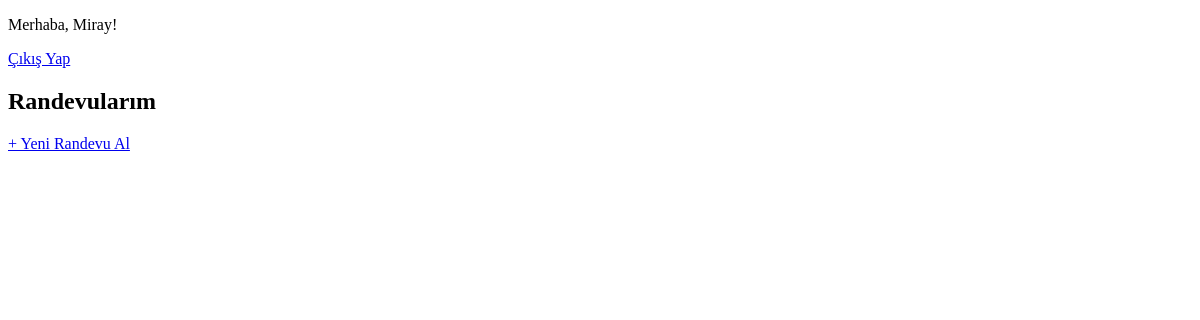
The app's page /user/appointments (signed in), older data.
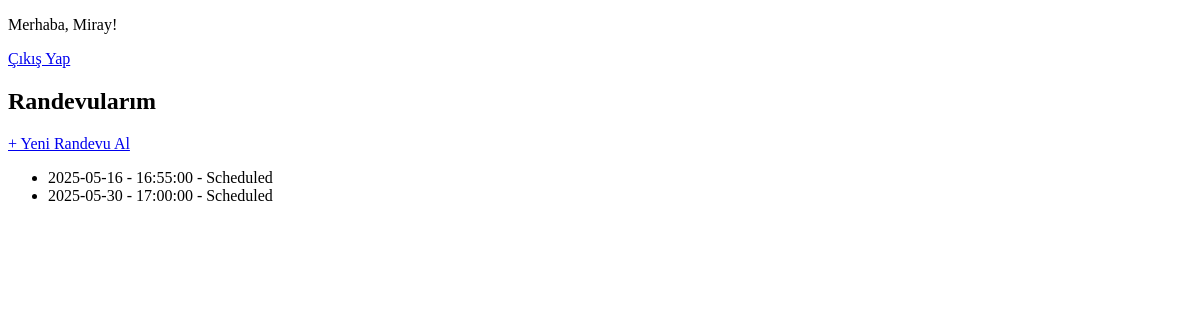
The same page, newer data.
### app/models.py (models this page shows, shortened)
class User(UserMixin, db.Model):
    __tablename__ = 'users'
    id = db.Column(db.Integer, primary_key=True)
    fname = db.Column(db.String(50), nullable=False)
    lname = db.Column(db.String(50), nullable=False)
    email = db.Column(db.String(120), unique=True, nullable=False)
    password_hash = db.Column(db.String(128), nullable=False)
    created_at = db.Column(db.DateTime, default=datetime.utcnow)
    vehicles = db.relationship('Vehicle', backref='owner', lazy=True)
    appointments = db.relationship('Appointment', backref='user', lazy=True)

class Appointment(db.Model):
    __tablename__ = 'appointments'
    id = db.Column(db.Integer, primary_key=True)
    date = db.Column(db.Date, nullable=False)
    time = db.Column(db.Time, nullable=False)
    status = db.Column(db.String(20), nullable=False, default='Scheduled')
    price = db.Column(db.Float, nullable=True)
    user_id = db.Column(db.Integer, db.ForeignKey('users.id'), nullable=False)
    vehicle_id = db.Column(db.Integer, db.ForeignKey('vehicles.id'), nullable=False)

### app/routes/user_routes.py (the view)
@bp.route('/appointments')
def appointments():
    user_appts = Appointment.query.filter_by(user_id=current_user.id).all()
    return render_template('user/appointments.html', appointments=user_appts)

### app/models.py (called while the page is built)
@login_manager.user_loader
def load_user(user_id):
    return User.query.get(int(user_id))

### app/templates/user/appointments.html
{% extends 'layout/base_user.html' %}
{% block content %}
<h2>Randevularım</h2>
<a href="{{ url_for('user.book_appointment') }}">+ Yeni Randevu Al</a>
<ul>
  {% for a in appointments %}
    <li>{{ a.date }} - {{ a.time }} - {{ a.status }}</li>
  {% endfor %}
</ul>
{% endblock %}

### app/templates/layout/base_user.html (shortened to what this page needs)
<!DOCTYPE html>
<html lang="en">
<head>
</head>
<body>
    <nav>
        {% if current_user.is_authenticated %}
          <p>Merhaba, {{ current_user.fname }}!</p>
          <a href="{{ url_for('guest.logout_page') }}">Çıkış Yap</a>
        {% else %}
          <a href="{{ url_for('guest.login_page') }}">Giriş</a>
          <a href="{{ url_for('guest.register_page') }}">Kayıt</a>
        {% endif %}
      </nav>
    <main>
        {% block content %}{% endblock %}
    </main>
</body>
</html>

Row changes from the older to the newer data that the page shows:
added Appointment: date "2025-05-16", time "16:55:00", status "Scheduled"
added Appointment: date "2025-05-30", time "17:00:00", status "Scheduled"
